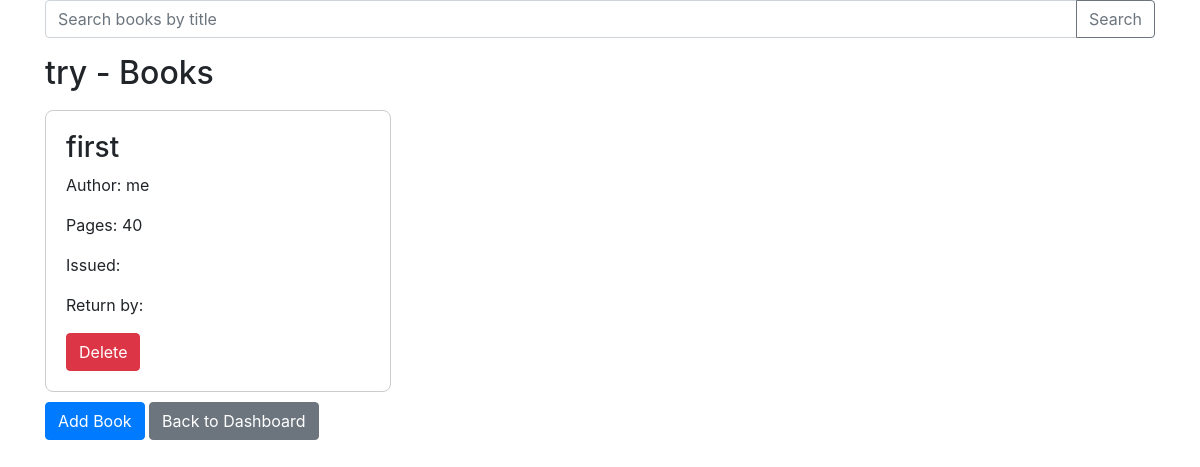
The page /sections/1/books (signed in) on the database its author committed.
### app.py (models this page shows)
class Section(db.Model):
    id = db.Column(db.Integer, primary_key=True)
    title = db.Column(db.String(100), nullable=False)
    date_created = db.Column(db.DateTime, default=datetime.utcnow, nullable=False)
    description = db.Column(db.String(500), nullable=True)
    user_id = db.Column(db.Integer, db.ForeignKey('user.id'))
    books = db.relationship('Book', back_populates='section')
    issues = db.relationship('Issue', backref='section', lazy='dynamic')

class Book(db.Model):
    id = db.Column(db.Integer, primary_key=True)
    title = db.Column(db.String(150), nullable=False)
    author = db.Column(db.String(100), nullable=False)
    pages = db.Column(db.Integer)  # Add this line for the number of pages
    section_id = db.Column(db.Integer, db.ForeignKey('section.id'), nullable=False)
    section = db.relationship('Section', back_populates='books')
    issues = db.relationship('Issue', backref='book', lazy='dynamic')

### app.py (the view)
@app.route('/sections/<int:section_id>/books', methods=['GET', 'POST'])
def view_books(section_id):
    if 'librarian_id' not in session:
        return redirect(url_for('librarian_login'))
    section = Section.query.get_or_404(section_id)
    query = request.args.get('query')  # or request.form.get('query') for POST
    if query:
        books = Book.query.filter(Book.section_id == section_id, Book.title.contains(query)).all()
    else:
        books = Book.query.filter_by(section_id=section_id).all()
    return render_template('section_books.html', section=section, books=books)

### templates/section_books.html (shortened to what this page needs)
<!DOCTYPE html>
<html lang="en">
<head>
    <link rel="stylesheet" href="https://stackpath.bootstrapcdn.com/bootstrap/4.3.1/css/bootstrap.min.css">
</head>
<body>
<div class="container">
    <form action="{{ url_for('view_books', section_id=section.id) }}" method="GET" class="input-group mb-3">
        <input type="text" class="form-control" placeholder="Search books by title" name="query">
        <div class="input-group-append">
            <button class="btn btn-outline-secondary" type="submit">Search</button>
        </div>
    </form>
    <h2>{{ section.title }} - Books</h2>
    <div>
        {% for book in books %}
        <div class="book-card">
            <h3>{{ book.title }}</h3>
            <p>Author: {{ book.author }}</p>
           <p>Pages: {{ book.pages if book.pages else 'N/A' }}</p>
            <p>Issued: {{ book.date_issued }}</p>
            <p>Return by: {{ book.return_date }}</p>
            <form action="{{ url_for('delete_book', book_id=book.id) }}" method="post" style="display:inline;">
                <button type="submit" class="btn btn-danger">Delete</button>
            </form>
        </div>
        {% else %}
        <p>No books in this section yet.</p>
        {% endfor %}
    </div>
    <a href="{{ url_for('add_book', section_id=section.id) }}" class="btn btn-primary">Add Book</a>
    <a href="{{ url_for('librarian_dashboard') }}" class="btn btn-secondary">Back to Dashboard</a>
</div>
</body>
</html>

### templates/section_books.html (style rules this page uses)
.book-card { border: 1px solid #ccc; border-radius: 8px; padding: 20px; margin: 10px 0; display: inline-block; width: calc(33% - 20px); }

### rows shown on the page
Section: title "try"
Book: title "first", author "me", pages "40"
